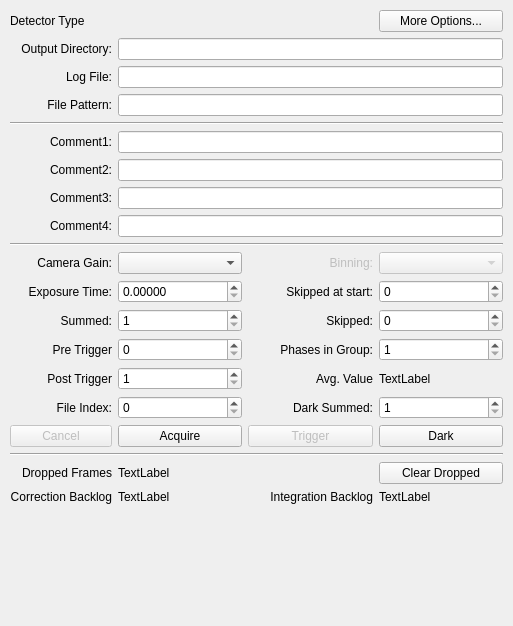
<?xml version="1.0" encoding="UTF-8"?>
<ui version="4.0">
 <class>QxrdAcquisitionDialog</class>
 <widget class="QDockWidget" name="QxrdAcquisitionDialog">
  <property name="geometry">
   <rect>
    <x>0</x>
    <y>0</y>
    <width>513</width>
    <height>626</height>
   </rect>
  </property>
  <property name="windowTitle">
   <string>Acquire</string>
  </property>
  <widget class="QWidget" name="dockWidgetContents">
   <layout class="QGridLayout" name="gridLayout">
    <property name="margin">
     <number>1</number>
    </property>
    <item row="0" column="0">
     <widget class="QStackedWidget" name="m_AcquisitionDialogAspects">
      <property name="currentIndex">
       <number>0</number>
      </property>
      <widget class="QWidget" name="m_DetectorPage">
       <layout class="QGridLayout" name="gridLayout_2">
        <item row="0" column="0">
         <widget class="QLabel" name="m_DetectorTypeNameLabel">
          <property name="text">
           <string>Detector Type</string>
          </property>
         </widget>
        </item>
        <item row="0" column="3">
         <widget class="QPushButton" name="m_AcquireOptionsButton">
          <property name="toolTip">
           <string>Select New LogFile...</string>
          </property>
          <property name="text">
           <string>More Options...</string>
          </property>
         </widget>
        </item>
        <item row="1" column="0">
         <widget class="QLabel" name="label_6">
          <property name="text">
           <string>Output Directory:</string>
          </property>
          <property name="alignment">
           <set>Qt::AlignRight|Qt::AlignTrailing|Qt::AlignVCenter</set>
          </property>
         </widget>
        </item>
        <item row="1" column="1" colspan="3">
         <widget class="QLineEdit" name="m_ExperimentDirectory">
          <property name="sizePolicy">
           <sizepolicy hsizetype="Preferred" vsizetype="Fixed">
            <horstretch>1</horstretch>
            <verstretch>0</verstretch>
           </sizepolicy>
          </property>
          <property name="toolTip">
           <string>The experiment directory where data files will be saved
Script Property: &quot;experiment.experimentDirectory&quot;
Script Function: experimentDirectory()</string>
          </property>
          <property name="readOnly">
           <bool>true</bool>
          </property>
         </widget>
        </item>
        <item row="2" column="0">
         <widget class="QLabel" name="label_22">
          <property name="text">
           <string>Log File:</string>
          </property>
          <property name="alignment">
           <set>Qt::AlignRight|Qt::AlignTrailing|Qt::AlignVCenter</set>
          </property>
         </widget>
        </item>
        <item row="2" column="1" colspan="3">
         <widget class="QLineEdit" name="m_LogFileName">
          <property name="sizePolicy">
           <sizepolicy hsizetype="Preferred" vsizetype="Fixed">
            <horstretch>1</horstretch>
            <verstretch>0</verstretch>
           </sizepolicy>
          </property>
          <property name="toolTip">
           <string>Name of log file in experiment directory
Script Property: &quot;processor.logFileName&quot;</string>
          </property>
          <property name="readOnly">
           <bool>true</bool>
          </property>
         </widget>
        </item>
        <item row="3" column="0">
         <widget class="QLabel" name="label_4">
          <property name="text">
           <string>File Pattern:</string>
          </property>
          <property name="alignment">
           <set>Qt::AlignRight|Qt::AlignTrailing|Qt::AlignVCenter</set>
          </property>
         </widget>
        </item>
        <item row="3" column="1" colspan="3">
         <widget class="QLineEdit" name="m_FilePattern">
          <property name="sizePolicy">
           <sizepolicy hsizetype="Preferred" vsizetype="Fixed">
            <horstretch>1</horstretch>
            <verstretch>0</verstretch>
           </sizepolicy>
          </property>
          <property name="toolTip">
           <string>Base File Name Pattern
Script Property: &quot;acquisition.filePattern&quot;
Script Function: filePattern()
Files: &lt;pattern&gt;-&lt;nnnnn&gt;-&lt;ppp&gt;.tif
Dark: &lt;pattern&gt;-&lt;nnnnn&gt;.dark.tif
Raw: &lt;pattern&gt;-&lt;nnnnn&gt;-&lt;ppp&gt;.raw.tif</string>
          </property>
         </widget>
        </item>
        <item row="4" column="0" colspan="4">
         <widget class="Line" name="line">
          <property name="orientation">
           <enum>Qt::Horizontal</enum>
          </property>
         </widget>
        </item>
        <item row="5" column="0">
         <widget class="QLabel" name="label_8">
          <property name="text">
           <string>Comment1:</string>
          </property>
          <property name="alignment">
           <set>Qt::AlignRight|Qt::AlignTrailing|Qt::AlignVCenter</set>
          </property>
         </widget>
        </item>
        <item row="5" column="1" colspan="3">
         <widget class="QLineEdit" name="m_UserComment1">
          <property name="sizePolicy">
           <sizepolicy hsizetype="Preferred" vsizetype="Fixed">
            <horstretch>1</horstretch>
            <verstretch>0</verstretch>
           </sizepolicy>
          </property>
          <property name="toolTip">
           <string>User Comment 1 (saved in data files)
Script Property: &quot;acquisition.userComment1&quot;
</string>
          </property>
         </widget>
        </item>
        <item row="6" column="0">
         <widget class="QLabel" name="label_12">
          <property name="text">
           <string>Comment2:</string>
          </property>
          <property name="alignment">
           <set>Qt::AlignRight|Qt::AlignTrailing|Qt::AlignVCenter</set>
          </property>
         </widget>
        </item>
        <item row="6" column="1" colspan="3">
         <widget class="QLineEdit" name="m_UserComment2">
          <property name="sizePolicy">
           <sizepolicy hsizetype="Preferred" vsizetype="Fixed">
            <horstretch>1</horstretch>
            <verstretch>0</verstretch>
           </sizepolicy>
          </property>
          <property name="toolTip">
           <string>User Comment 2 (saved in data files)
Script Property: &quot;acquisition.userComment2&quot;
</string>
          </property>
         </widget>
        </item>
        <item row="7" column="0">
         <widget class="QLabel" name="label_14">
          <property name="text">
           <string>Comment3:</string>
          </property>
          <property name="alignment">
           <set>Qt::AlignRight|Qt::AlignTrailing|Qt::AlignVCenter</set>
          </property>
         </widget>
        </item>
        <item row="7" column="1" colspan="3">
         <widget class="QLineEdit" name="m_UserComment3">
          <property name="sizePolicy">
           <sizepolicy hsizetype="Preferred" vsizetype="Fixed">
            <horstretch>1</horstretch>
            <verstretch>0</verstretch>
           </sizepolicy>
          </property>
          <property name="toolTip">
           <string>User Comment 3 (saved in data files)
Script Property: &quot;acquisition.userComment3&quot;
</string>
          </property>
         </widget>
        </item>
        <item row="8" column="0">
         <widget class="QLabel" name="label_15">
          <property name="text">
           <string>Comment4:</string>
          </property>
          <property name="alignment">
           <set>Qt::AlignRight|Qt::AlignTrailing|Qt::AlignVCenter</set>
          </property>
         </widget>
        </item>
        <item row="8" column="1" colspan="3">
         <widget class="QLineEdit" name="m_UserComment4">
          <property name="sizePolicy">
           <sizepolicy hsizetype="Preferred" vsizetype="Fixed">
            <horstretch>1</horstretch>
            <verstretch>0</verstretch>
           </sizepolicy>
          </property>
          <property name="toolTip">
           <string>User Comment 4 (saved in data files)
Script Property: &quot;acquisition.userComment4&quot;
</string>
          </property>
         </widget>
        </item>
        <item row="9" column="0" colspan="4">
         <widget class="Line" name="line_2">
          <property name="orientation">
           <enum>Qt::Horizontal</enum>
          </property>
         </widget>
        </item>
        <item row="10" column="0">
         <widget class="QLabel" name="label_20">
          <property name="text">
           <string>Camera Gain:</string>
          </property>
          <property name="alignment">
           <set>Qt::AlignRight|Qt::AlignTrailing|Qt::AlignVCenter</set>
          </property>
         </widget>
        </item>
        <item row="10" column="1">
         <widget class="QComboBox" name="m_CameraGain">
          <property name="sizePolicy">
           <sizepolicy hsizetype="Preferred" vsizetype="Fixed">
            <horstretch>1</horstretch>
            <verstretch>0</verstretch>
           </sizepolicy>
          </property>
          <property name="toolTip">
           <string>Detector Gain (0..5)
Script Property: &quot;acquisition.cameraGain&quot;</string>
          </property>
         </widget>
        </item>
        <item row="10" column="2">
         <widget class="QLabel" name="label_21">
          <property name="enabled">
           <bool>false</bool>
          </property>
          <property name="text">
           <string>Binning:</string>
          </property>
          <property name="alignment">
           <set>Qt::AlignRight|Qt::AlignTrailing|Qt::AlignVCenter</set>
          </property>
         </widget>
        </item>
        <item row="10" column="3">
         <widget class="QComboBox" name="m_BinningMode">
          <property name="enabled">
           <bool>false</bool>
          </property>
          <property name="sizePolicy">
           <sizepolicy hsizetype="Preferred" vsizetype="Fixed">
            <horstretch>1</horstretch>
            <verstretch>0</verstretch>
           </sizepolicy>
          </property>
          <property name="toolTip">
           <string>Detector binning mode (0..1)
Script Property: &quot;acquisition.binningMode&quot;</string>
          </property>
         </widget>
        </item>
        <item row="11" column="0">
         <widget class="QLabel" name="label">
          <property name="text">
           <string>Exposure Time:</string>
          </property>
          <property name="alignment">
           <set>Qt::AlignRight|Qt::AlignTrailing|Qt::AlignVCenter</set>
          </property>
         </widget>
        </item>
        <item row="11" column="1">
         <widget class="QxrdExposureTimeSpinner" name="m_ExposureTime">
          <property name="sizePolicy">
           <sizepolicy hsizetype="Preferred" vsizetype="Fixed">
            <horstretch>1</horstretch>
            <verstretch>0</verstretch>
           </sizepolicy>
          </property>
          <property name="toolTip">
           <string>Exposure time for each acquired image
Script Property: &quot;acquisition.exposureTime&quot;
Script Function: exposureTime()</string>
          </property>
          <property name="accelerated">
           <bool>false</bool>
          </property>
          <property name="keyboardTracking">
           <bool>false</bool>
          </property>
          <property name="decimals">
           <number>5</number>
          </property>
          <property name="maximum">
           <double>10.000000000000000</double>
          </property>
         </widget>
        </item>
        <item row="11" column="2">
         <widget class="QLabel" name="label_24">
          <property name="text">
           <string>Skipped at start:</string>
          </property>
          <property name="alignment">
           <set>Qt::AlignRight|Qt::AlignTrailing|Qt::AlignVCenter</set>
          </property>
         </widget>
        </item>
        <item row="11" column="3">
         <widget class="QSpinBox" name="m_SkippedExposuresAtStart">
          <property name="sizePolicy">
           <sizepolicy hsizetype="Preferred" vsizetype="Fixed">
            <horstretch>1</horstretch>
            <verstretch>0</verstretch>
           </sizepolicy>
          </property>
          <property name="toolTip">
           <string>Number of exposures to skip before each acquisition sequence
Script Property: &quot;acquisition.skippedExposuresAtStart&quot;</string>
          </property>
          <property name="keyboardTracking">
           <bool>false</bool>
          </property>
          <property name="minimum">
           <number>0</number>
          </property>
          <property name="maximum">
           <number>9999999</number>
          </property>
          <property name="value">
           <number>0</number>
          </property>
         </widget>
        </item>
        <item row="12" column="0">
         <widget class="QLabel" name="label_2">
          <property name="text">
           <string>Summed:</string>
          </property>
          <property name="alignment">
           <set>Qt::AlignRight|Qt::AlignTrailing|Qt::AlignVCenter</set>
          </property>
         </widget>
        </item>
        <item row="12" column="1">
         <widget class="QSpinBox" name="m_SummedExposures">
          <property name="sizePolicy">
           <sizepolicy hsizetype="Preferred" vsizetype="Fixed">
            <horstretch>1</horstretch>
            <verstretch>0</verstretch>
           </sizepolicy>
          </property>
          <property name="toolTip">
           <string>Number of exposures to sum for each saved image
Script Property: &quot;acquisition.summedExposures&quot;
Script Function: summedExposures()</string>
          </property>
          <property name="keyboardTracking">
           <bool>false</bool>
          </property>
          <property name="minimum">
           <number>1</number>
          </property>
          <property name="maximum">
           <number>9999999</number>
          </property>
         </widget>
        </item>
        <item row="12" column="2">
         <widget class="QLabel" name="label_13">
          <property name="text">
           <string>Skipped:</string>
          </property>
          <property name="alignment">
           <set>Qt::AlignRight|Qt::AlignTrailing|Qt::AlignVCenter</set>
          </property>
         </widget>
        </item>
        <item row="12" column="3">
         <widget class="QSpinBox" name="m_SkippedExposures">
          <property name="sizePolicy">
           <sizepolicy hsizetype="Preferred" vsizetype="Fixed">
            <horstretch>1</horstretch>
            <verstretch>0</verstretch>
           </sizepolicy>
          </property>
          <property name="toolTip">
           <string>Number of exposures to skip between each saved image
Script Property: &quot;acquisition.skippedExposures&quot;
Script Function: skippedExposures()</string>
          </property>
          <property name="keyboardTracking">
           <bool>false</bool>
          </property>
          <property name="minimum">
           <number>0</number>
          </property>
          <property name="maximum">
           <number>9999999</number>
          </property>
          <property name="value">
           <number>0</number>
          </property>
         </widget>
        </item>
        <item row="13" column="0">
         <widget class="QLabel" name="label_11">
          <property name="text">
           <string>Pre Trigger</string>
          </property>
          <property name="alignment">
           <set>Qt::AlignRight|Qt::AlignTrailing|Qt::AlignVCenter</set>
          </property>
         </widget>
        </item>
        <item row="13" column="1">
         <widget class="QSpinBox" name="m_PreTriggerFiles">
          <property name="sizePolicy">
           <sizepolicy hsizetype="Preferred" vsizetype="Fixed">
            <horstretch>1</horstretch>
            <verstretch>0</verstretch>
           </sizepolicy>
          </property>
          <property name="toolTip">
           <string>Total number of pre trigger file groups in synchronized acquisition,
total number of pre trigger files in 'conventional' acquisition
Script: &quot;acquisition.preTriggerFiles&quot;
Script Function: preTriggerFiles()</string>
          </property>
          <property name="specialValueText">
           <string/>
          </property>
          <property name="keyboardTracking">
           <bool>false</bool>
          </property>
          <property name="minimum">
           <number>0</number>
          </property>
          <property name="maximum">
           <number>9999999</number>
          </property>
          <property name="value">
           <number>0</number>
          </property>
         </widget>
        </item>
        <item row="13" column="2">
         <widget class="QLabel" name="label_3">
          <property name="text">
           <string>Phases in Group:</string>
          </property>
          <property name="alignment">
           <set>Qt::AlignRight|Qt::AlignTrailing|Qt::AlignVCenter</set>
          </property>
         </widget>
        </item>
        <item row="13" column="3">
         <widget class="QSpinBox" name="m_PhasesInGroup">
          <property name="sizePolicy">
           <sizepolicy hsizetype="Preferred" vsizetype="Fixed">
            <horstretch>1</horstretch>
            <verstretch>0</verstretch>
           </sizepolicy>
          </property>
          <property name="toolTip">
           <string>Total number of phases in each file group for synchronized acquisition
Set to 1 to acquire individual images,
Script: &quot;acquisition.phasesInGroup&quot;
Script Function: phasesInGroup()</string>
          </property>
          <property name="specialValueText">
           <string/>
          </property>
          <property name="keyboardTracking">
           <bool>false</bool>
          </property>
          <property name="minimum">
           <number>1</number>
          </property>
          <property name="maximum">
           <number>9999999</number>
          </property>
          <property name="value">
           <number>1</number>
          </property>
         </widget>
        </item>
        <item row="14" column="0">
         <widget class="QLabel" name="label_9">
          <property name="text">
           <string>Post Trigger</string>
          </property>
          <property name="alignment">
           <set>Qt::AlignRight|Qt::AlignTrailing|Qt::AlignVCenter</set>
          </property>
         </widget>
        </item>
        <item row="14" column="1">
         <widget class="QSpinBox" name="m_PostTriggerFiles">
          <property name="sizePolicy">
           <sizepolicy hsizetype="Preferred" vsizetype="Fixed">
            <horstretch>1</horstretch>
            <verstretch>0</verstretch>
           </sizepolicy>
          </property>
          <property name="toolTip">
           <string>Total number of file groups in synchronized acquisition,
total number of images in 'conventional' acquisition
Script: &quot;acquisition.postTriggerFiles&quot;
Script Function: postTriggerFiles()</string>
          </property>
          <property name="specialValueText">
           <string/>
          </property>
          <property name="keyboardTracking">
           <bool>false</bool>
          </property>
          <property name="minimum">
           <number>1</number>
          </property>
          <property name="maximum">
           <number>9999999</number>
          </property>
          <property name="value">
           <number>1</number>
          </property>
         </widget>
        </item>
        <item row="14" column="2">
         <widget class="QLabel" name="label_10">
          <property name="text">
           <string>Avg. Value</string>
          </property>
          <property name="alignment">
           <set>Qt::AlignRight|Qt::AlignTrailing|Qt::AlignVCenter</set>
          </property>
         </widget>
        </item>
        <item row="14" column="3">
         <widget class="QLabel" name="m_AverageDisplay">
          <property name="toolTip">
           <string>Average value of acquired frames</string>
          </property>
          <property name="text">
           <string>TextLabel</string>
          </property>
         </widget>
        </item>
        <item row="15" column="0">
         <widget class="QLabel" name="label_5">
          <property name="text">
           <string>File Index:</string>
          </property>
          <property name="alignment">
           <set>Qt::AlignRight|Qt::AlignTrailing|Qt::AlignVCenter</set>
          </property>
         </widget>
        </item>
        <item row="15" column="1">
         <widget class="QSpinBox" name="m_FileIndex">
          <property name="sizePolicy">
           <sizepolicy hsizetype="Preferred" vsizetype="Fixed">
            <horstretch>1</horstretch>
            <verstretch>0</verstretch>
           </sizepolicy>
          </property>
          <property name="toolTip">
           <string>Index number, substituted into file names, and incremented with each image
Script Property: acquisition.fileIndex
Script Function: fileindex()</string>
          </property>
          <property name="keyboardTracking">
           <bool>false</bool>
          </property>
          <property name="maximum">
           <number>99999999</number>
          </property>
         </widget>
        </item>
        <item row="15" column="2">
         <widget class="QLabel" name="label_7">
          <property name="text">
           <string>Dark Summed:</string>
          </property>
          <property name="alignment">
           <set>Qt::AlignRight|Qt::AlignTrailing|Qt::AlignVCenter</set>
          </property>
         </widget>
        </item>
        <item row="15" column="3">
         <widget class="QSpinBox" name="m_DarkSummedExposures">
          <property name="sizePolicy">
           <sizepolicy hsizetype="Preferred" vsizetype="Fixed">
            <horstretch>1</horstretch>
            <verstretch>0</verstretch>
           </sizepolicy>
          </property>
          <property name="toolTip">
           <string>Number of exposures to sum for dark image
Script Property: acquisition.darkSummedExposures
Script Function: darkSummedExposures()</string>
          </property>
          <property name="keyboardTracking">
           <bool>false</bool>
          </property>
          <property name="minimum">
           <number>1</number>
          </property>
          <property name="maximum">
           <number>9999999</number>
          </property>
         </widget>
        </item>
        <item row="16" column="0">
         <widget class="QPushButton" name="m_CancelButton">
          <property name="enabled">
           <bool>false</bool>
          </property>
          <property name="toolTip">
           <string>Cancel an acquisition</string>
          </property>
          <property name="text">
           <string>Cancel</string>
          </property>
         </widget>
        </item>
        <item row="16" column="1">
         <widget class="QPushButton" name="m_AcquireButton">
          <property name="enabled">
           <bool>true</bool>
          </property>
          <property name="sizePolicy">
           <sizepolicy hsizetype="Preferred" vsizetype="Fixed">
            <horstretch>1</horstretch>
            <verstretch>0</verstretch>
           </sizepolicy>
          </property>
          <property name="toolTip">
           <string>Do regular acquisition
Script Function: acquire([fileName
                                       [,exposure
                                       [,summed
                                       [,postTrigger
                                       [,preTrigger
                                       [,nPhases]]]]]])
</string>
          </property>
          <property name="text">
           <string>Acquire</string>
          </property>
         </widget>
        </item>
        <item row="16" column="2">
         <widget class="QPushButton" name="m_TriggerButton">
          <property name="enabled">
           <bool>false</bool>
          </property>
          <property name="sizePolicy">
           <sizepolicy hsizetype="Preferred" vsizetype="Fixed">
            <horstretch>1</horstretch>
            <verstretch>0</verstretch>
           </sizepolicy>
          </property>
          <property name="toolTip">
           <string>Trigger acquisition
Script Function: trigger()</string>
          </property>
          <property name="text">
           <string>Trigger</string>
          </property>
         </widget>
        </item>
        <item row="16" column="3">
         <widget class="QPushButton" name="m_DarkAcquireButton">
          <property name="enabled">
           <bool>true</bool>
          </property>
          <property name="sizePolicy">
           <sizepolicy hsizetype="Preferred" vsizetype="Fixed">
            <horstretch>1</horstretch>
            <verstretch>0</verstretch>
           </sizepolicy>
          </property>
          <property name="toolTip">
           <string>Do Dark Acquisition
Script Function: acquireDark([fileName[,exposures[,summed]]])</string>
          </property>
          <property name="text">
           <string>Dark</string>
          </property>
         </widget>
        </item>
        <item row="17" column="0" colspan="4">
         <widget class="Line" name="line_3">
          <property name="orientation">
           <enum>Qt::Horizontal</enum>
          </property>
         </widget>
        </item>
        <item row="18" column="0">
         <widget class="QLabel" name="label_23">
          <property name="text">
           <string>Dropped Frames</string>
          </property>
          <property name="alignment">
           <set>Qt::AlignRight|Qt::AlignTrailing|Qt::AlignVCenter</set>
          </property>
         </widget>
        </item>
        <item row="18" column="1">
         <widget class="QLabel" name="m_DroppedFrames">
          <property name="toolTip">
           <string>Count of dropped frames</string>
          </property>
          <property name="text">
           <string>TextLabel</string>
          </property>
         </widget>
        </item>
        <item row="18" column="3">
         <widget class="QPushButton" name="m_ClearDroppedButton">
          <property name="enabled">
           <bool>true</bool>
          </property>
          <property name="sizePolicy">
           <sizepolicy hsizetype="Preferred" vsizetype="Fixed">
            <horstretch>1</horstretch>
            <verstretch>0</verstretch>
           </sizepolicy>
          </property>
          <property name="toolTip">
           <string>Clear dropped frames counter</string>
          </property>
          <property name="text">
           <string>Clear Dropped</string>
          </property>
         </widget>
        </item>
        <item row="20" column="0" colspan="4">
         <spacer name="verticalSpacer">
          <property name="orientation">
           <enum>Qt::Vertical</enum>
          </property>
          <property name="sizeHint" stdset="0">
           <size>
            <width>88</width>
            <height>147</height>
           </size>
          </property>
         </spacer>
        </item>
        <item row="19" column="0">
         <widget class="QLabel" name="label_25">
          <property name="text">
           <string>Correction Backlog</string>
          </property>
          <property name="alignment">
           <set>Qt::AlignRight|Qt::AlignTrailing|Qt::AlignVCenter</set>
          </property>
         </widget>
        </item>
        <item row="19" column="1">
         <widget class="QLabel" name="m_CorrectionBacklog">
          <property name="toolTip">
           <string>Count of dropped frames</string>
          </property>
          <property name="text">
           <string>TextLabel</string>
          </property>
         </widget>
        </item>
        <item row="19" column="2">
         <widget class="QLabel" name="label_26">
          <property name="text">
           <string>Integration Backlog</string>
          </property>
          <property name="alignment">
           <set>Qt::AlignRight|Qt::AlignTrailing|Qt::AlignVCenter</set>
          </property>
         </widget>
        </item>
        <item row="19" column="3">
         <widget class="QLabel" name="m_IntegrationBacklog">
          <property name="toolTip">
           <string>Count of dropped frames</string>
          </property>
          <property name="text">
           <string>TextLabel</string>
          </property>
         </widget>
        </item>
       </layout>
      </widget>
      <widget class="QWidget" name="m_WatcherPage"/>
     </widget>
    </item>
   </layout>
  </widget>
  <action name="m_ActionTrigger">
   <property name="icon">
    <iconset resource="qxrdresources.qrc">
     <normaloff>:/images/go-next.png</normaloff>:/images/go-next.png</iconset>
   </property>
   <property name="text">
    <string>Trigger Acquisition</string>
   </property>
   <property name="toolTip">
    <string>Trigger Acquisition</string>
   </property>
   <property name="shortcut">
    <string>Alt+T</string>
   </property>
  </action>
  <action name="m_ActionCancel">
   <property name="icon">
    <iconset resource="qxrdresources.qrc">
     <normaloff>:/images/process-stop.png</normaloff>:/images/process-stop.png</iconset>
   </property>
   <property name="text">
    <string>Cancel Acquisition</string>
   </property>
   <property name="toolTip">
    <string>Cancel Current Acquisition Operation</string>
   </property>
   <property name="shortcut">
    <string>Alt+X</string>
   </property>
  </action>
  <action name="m_ActionAcquireDark">
   <property name="icon">
    <iconset resource="qxrdresources.qrc">
     <normaloff>:/images/view-refresh.png</normaloff>:/images/view-refresh.png</iconset>
   </property>
   <property name="text">
    <string>Acquire Dark</string>
   </property>
   <property name="toolTip">
    <string>Acquire Dark Image</string>
   </property>
   <property name="shortcut">
    <string>Alt+Shift+A</string>
   </property>
  </action>
  <action name="m_ActionAcquire">
   <property name="icon">
    <iconset resource="qxrdresources.qrc">
     <normaloff>:/images/view-refresh.png</normaloff>:/images/view-refresh.png</iconset>
   </property>
   <property name="text">
    <string>Acquire</string>
   </property>
   <property name="shortcut">
    <string>Alt+A</string>
   </property>
  </action>
 </widget>
 <customwidgets>
  <customwidget>
   <class>QxrdExposureTimeSpinner</class>
   <extends>QDoubleSpinBox</extends>
   <header>qxrdexposuretimespinner.h</header>
  </customwidget>
 </customwidgets>
 <resources>
  <include location="qxrdresources.qrc"/>
 </resources>
 <connections/>
</ui>
